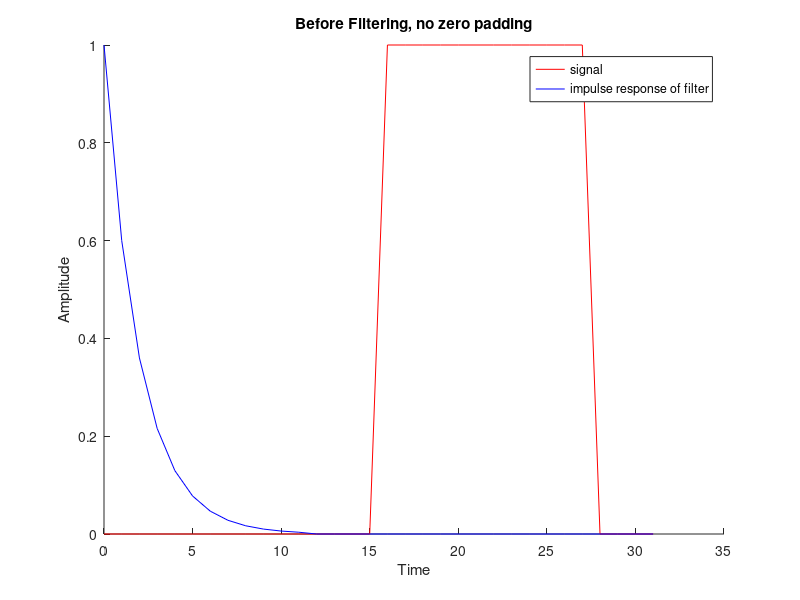
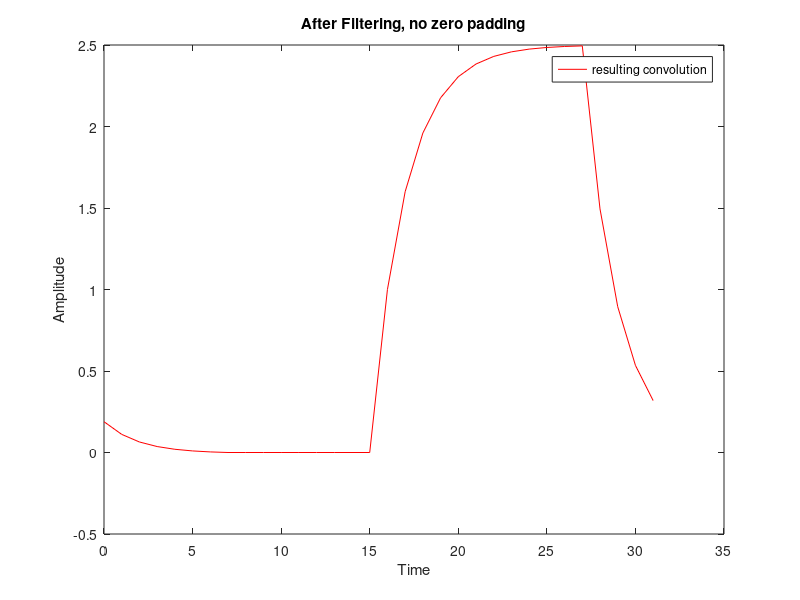
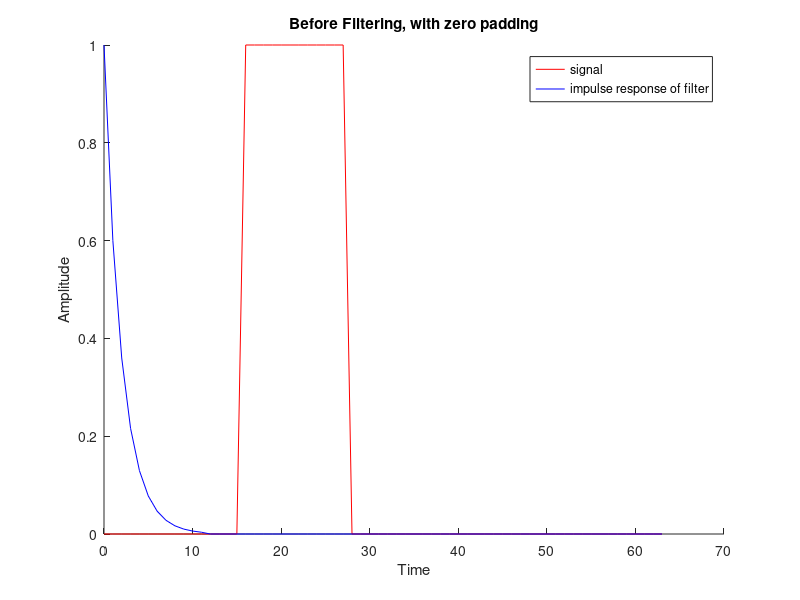
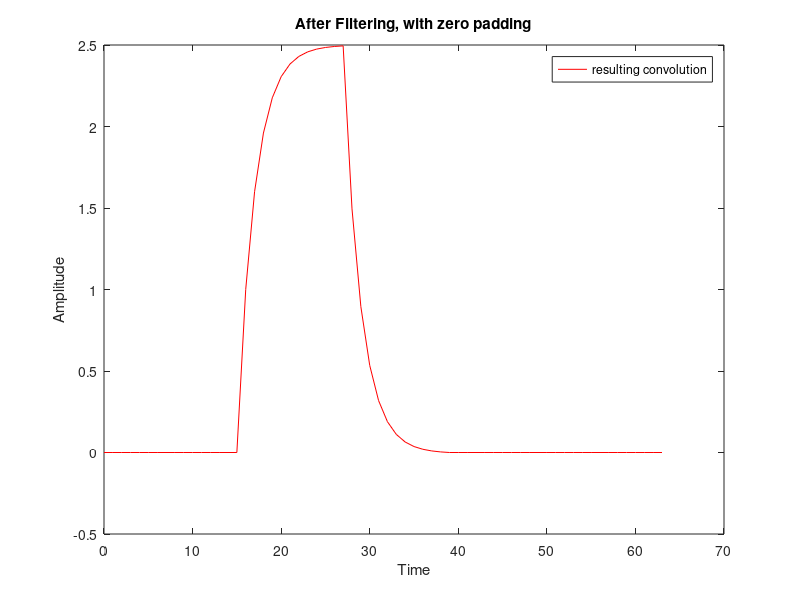

Recreate these plots in MATLAB, in order.
% ee513 hw 2 p2.1

tax=(0:31);

tsig=[zeros(1,16) ones(1,12) zeros(1,4)];
tfil=[(.6).^(0:11) zeros(1,20)];

fsig=fft(tsig);
ffil=fft(tfil);

fres=fsig.*ffil;
tres=ifft(fres);

figure(1);
hold on
title('Before Filtering, no zero padding');
plot(tax,tsig,'r')
plot(tax,tfil,'b')
xlabel('Time')
ylabel('Amplitude')
legend('signal','impulse response of filter');

figure(2);
plot(tax,tres,'r')
title('After Filtering, no zero padding');
xlabel('Time')
ylabel('Amplitude')
legend('resulting convolution');


% zero padding
tax=(0:63);

tsig=[zeros(1,16) ones(1,12) zeros(1,4) zeros(1,32)];
tfil=[(.6).^(0:11) zeros(1,20) zeros(1,32)];

fsig=fft(tsig);
ffil=fft(tfil);

fres=fsig.*ffil;
tres=ifft(fres);

hold off
figure(3);
hold on
plot(tax,tsig,'r')
plot(tax,tfil,'b')
title('Before Filtering, with zero padding');

xlabel('Time')
ylabel('Amplitude')
legend('signal','impulse response of filter');

hold off
figure(4);
plot(tax,tres,'r')
title('After Filtering, with zero padding');
xlabel('Time');
ylabel('Amplitude');
legend('resulting convolution');




